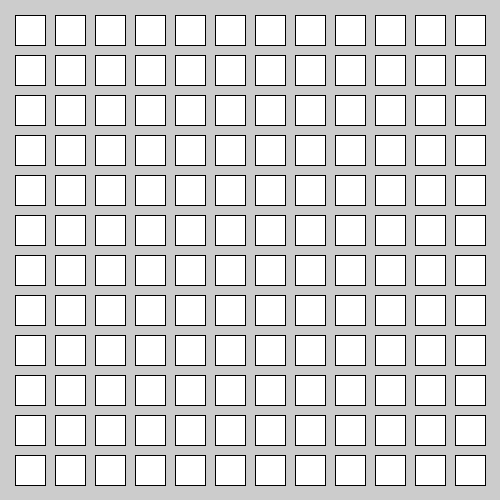
Frame 1 (no input)
Frame 60 (the mouse pressed at the canvas centre just before this capture): identical to frame 1, image omitted
Frame 120 (the mouse held since frame 60 and released just before this capture): identical to frame 1, image omitted

The Processing sketch that drew this single still picture (run headless with seeded random() and noise(); from frame 60 on, the mouse is pressed at the canvas centre):

// Processing sketch: processing_184432
// ── processing_184432.pde

void setup() {

  size(500, 500);
}


void draw() {

  for (int x = 15; x < 485; x = x + 40) { //Defines the width value, how long this will run, and sets the width spacing between each square
    for (int y = 15; y < 485; y = y + 40) { //Defines the height value, how long this will run, and sets the height spacing between each square
      rect(x, y, 30, 30); // sets the starting point and dimensions of the first square
      
    }
  }
}
